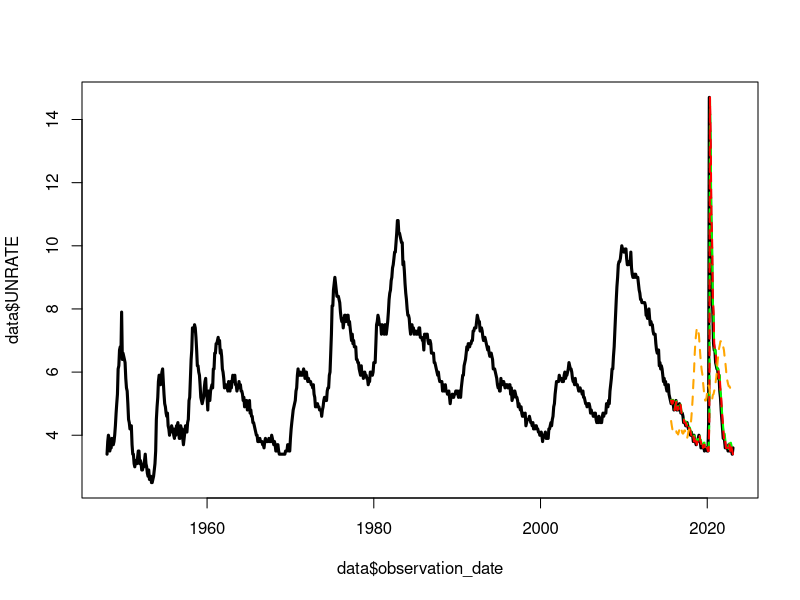
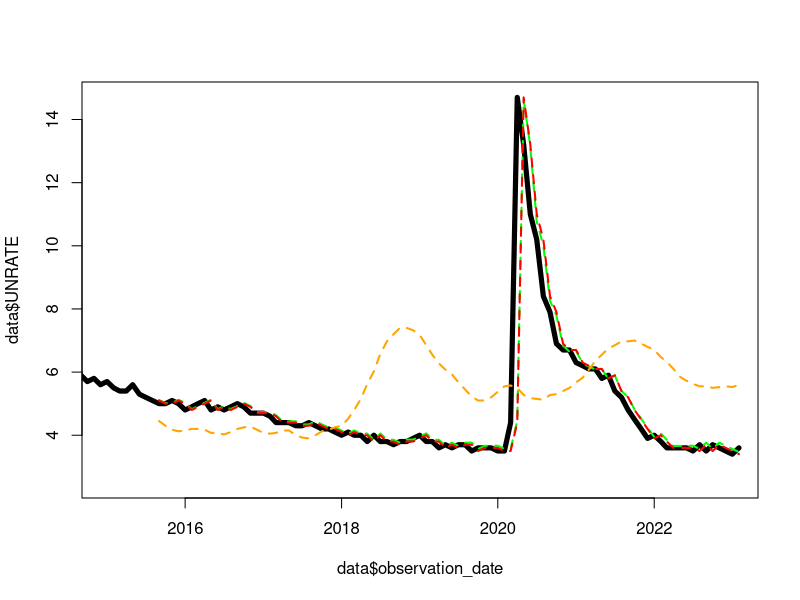
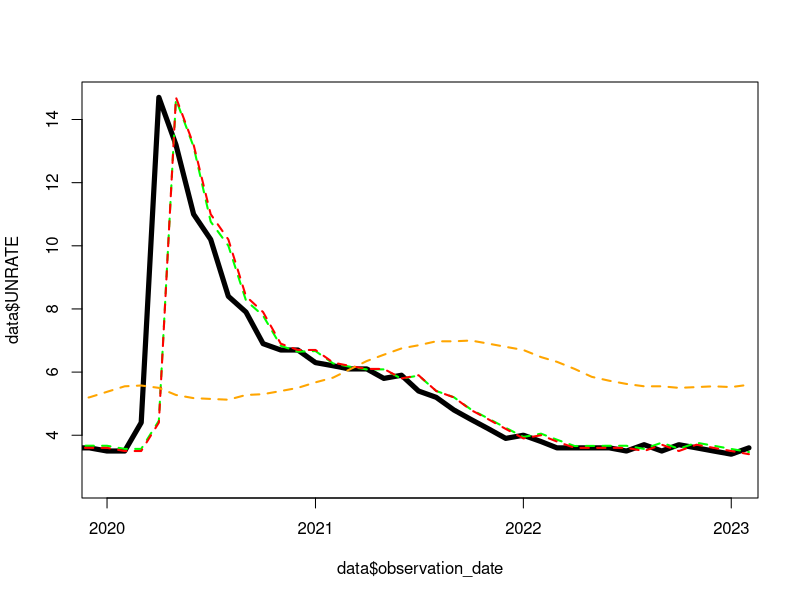
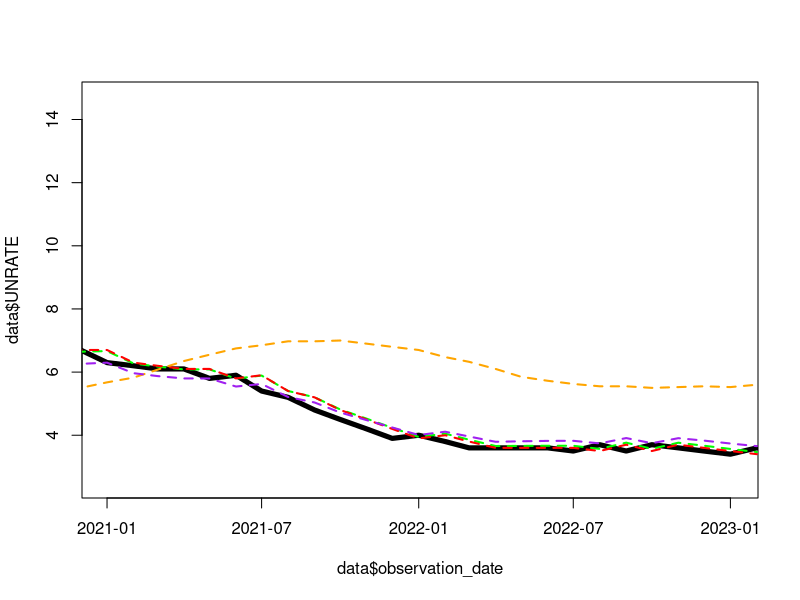

Generate these figures, in order, with R:
## ---- chunk 1
library(readxl)
library(dynlm) # use the dynlm package
library(ggplot2)
## ---- chunk 2
data<- read_excel("ch3_UnemploymentRate.xls")

# create train data, first 90%
data_row_ct <- nrow(data)
data_first_90pct <- data[1:ceiling(0.9*data_row_ct),]
data_first_90pct_row_ct <- nrow(data_first_90pct)

# set test data
data_estimation_sample <- tail(data, data_row_ct-ceiling(0.9*data_row_ct))
data_estimation_sample_row_ct <- data_row_ct-ceiling(0.9*data_row_ct)

#declare g as (monthly) time series
g <- ts(data$UNRATE, frequency = 12, start=c(1948,1), end = c(2023,2)) 

## ---- chunk 3
fcast1<-numeric(data_estimation_sample_row_ct) #generate a vector of zeros (length of estimation sample set)
ferror1<-numeric(data_estimation_sample_row_ct) #generate a vector of zeros (length of estimation sample set)
loss1<-numeric(data_estimation_sample_row_ct) #generate a vector of zeros (length of estimation sample set)

model<-dynlm(g ~ lag(g,-1) + lag(g,-3), start=c(1948,1), end=c(2023,2)) #fit AR(3)
summary(model)

for (i in 1:data_estimation_sample_row_ct){ #start a for loop
  fcast1[i]<-coef(model)[1]+ coef(model)[2]*g[data_first_90pct_row_ct-1+i] + coef(model)[3]*g[data_first_90pct_row_ct-3+i] #fill in forecasted values at the end of each iteration
  ferror1[i]<-g[data_first_90pct_row_ct+i]- fcast1[i] #fill in forecasted values at the end of each iteration
  loss1[i] <-ferror1[i]^2
} #end the loop

cbind(fcast1, ferror1, loss1)
MSE1 <- mean(loss1)

mpetest <- lm(ferror1 ~ 1)
summary(mpetest)


IETest <- lm(ferror1 ~ fcast1)
summary(IETest)
## ---- chunk 4
fcast2<-numeric(data_estimation_sample_row_ct) #generate a vector of zeros (length of estimation sample set)
ferror2<-numeric(data_estimation_sample_row_ct) #generate a vector of zeros (length of estimation sample set)
loss2<-numeric(data_estimation_sample_row_ct) #generate a vector of zeros (length of estimation sample set)

for (i in 1:data_estimation_sample_row_ct){ 
  fcast2[i]<-g[data_first_90pct_row_ct-1+i] #naive forecast
  ferror2[i]<-g[data_first_90pct_row_ct+i]- fcast2[i] #fill in forecasted values at the end of each iteration
  loss2[i] <-ferror2[i]^2
 } 
cbind(fcast2, ferror2, loss2)
MSE2 <- mean(loss2)

mpetest <- lm(ferror2 ~ 1)
summary(mpetest)


IETest <- lm(ferror2 ~ fcast2)
summary(IETest)

## ---- chunk 5
fcast3<-numeric(data_estimation_sample_row_ct) #generate a vector of zeros (length of estimation sample set)
ferror3<-numeric(data_estimation_sample_row_ct) #generate a vector of zeros (length of estimation sample set)
loss3<-numeric(data_estimation_sample_row_ct) #generate a vector of zeros (length of estimation sample set)


for (i in 1:data_estimation_sample_row_ct){ 
  fcast3[i]<-(g[data_estimation_sample_row_ct-1+i]+g[data_estimation_sample_row_ct-2+i]+g[data_estimation_sample_row_ct-3+i]+g[data_estimation_sample_row_ct-4+i])/4  #forecast is the average of the last 4 observations
  ferror3[i]<-g[data_first_90pct_row_ct+i] - fcast3[i] #fill in forecasted values at the end of each iteration
  loss3[i] <-ferror3[i]^2
}


cbind(fcast3, ferror3, loss3)
MSE3 <- mean(loss3)

mpetest <- lm(ferror3 ~ 1)
summary(mpetest)


IETest <- lm(ferror3 ~ fcast3)
summary(IETest)

## ---- chunk 6

g0<-window(g,start=c(2015,9)) ## estimation sample date
comb<-lm(g0~fcast1+fcast2+fcast3)
summary(comb)


fcast4<-numeric(data_estimation_sample_row_ct) #generate a vector of zeros (length of estimation sample set)
ferror4<-numeric(data_estimation_sample_row_ct) #generate a vector of zeros (length of estimation sample set)
loss4<-numeric(data_estimation_sample_row_ct) #generate a vector of zeros (length of estimation sample set)

fcast4 <- comb$fitted.values
ferror4 <- g0-fcast4
loss4 <-ferror4^2

MSE4 <- mean(loss4)
## ---- chunk 7
forec <- cbind(data_estimation_sample,fcast1, fcast2, fcast3, fcast4)
## Adjust date tye
forec$observation_date = as.Date(forec$observation_date)
data$observation_date = as.Date(data$observation_date)
## ---- chunk 8
plot(x = data$observation_date, y = data$UNRATE, type = "l", lwd=3.0)+
  lines(x = forec$observation_date, y= forec$fcast1,lty=2,lwd=2,col="green")+
  lines(x = forec$observation_date, y= forec$fcast2,lty=2,lwd=2,col="red")+
  lines(x = forec$observation_date, y= forec$fcast3,lty=2,lwd=2,col="orange")
# +
#   lines(x = forec$observation_date, y= forec$fcast4,lty=2,lwd=2,col="purple")

## ---- chunk 9

plot(x = data$observation_date, y = data$UNRATE, type = "l", lwd=5.0, xlim=c(as.Date("2015-01-01"), as.Date("2023-01-04")) )+
  lines(x = forec$observation_date, y= forec$fcast1,lty=2,lwd=2,col="green")+
  lines(x = forec$observation_date, y= forec$fcast2,lty=2,lwd=2,col="red")+
  lines(x = forec$observation_date, y= forec$fcast3,lty=2,lwd=2,col="orange")
# +
#   lines(x = forec$observation_date, y= forec$fcast4,lty=2,lwd=2,col="purple")

## ---- chunk 10
plot(x = data$observation_date, y = data$UNRATE, type = "l", lwd=5.0, xlim=c(as.Date("2020-01-01"), as.Date("2023-01-04")) )+
  lines(x = forec$observation_date, y= forec$fcast1,lty=2,lwd=2,col="green")+
  lines(x = forec$observation_date, y= forec$fcast2,lty=2,lwd=2,col="red")+
  lines(x = forec$observation_date, y= forec$fcast3,lty=2,lwd=2,col="orange")
# +
#   lines(x = forec$observation_date, y= forec$fcast4,lty=2,lwd=2,col="purple")

## ---- chunk 11
plot(x = data$observation_date, y = data$UNRATE, type = "l", lwd=5.0, xlim=c(as.Date("2021-01-01"), as.Date("2023-01-04")) )+
  lines(x = forec$observation_date, y= forec$fcast1,lty=2,lwd=2,col="green")+
  lines(x = forec$observation_date, y= forec$fcast2,lty=2,lwd=2,col="red")+
  lines(x = forec$observation_date, y= forec$fcast3,lty=2,lwd=2,col="orange")+
  lines(x = forec$observation_date, y= forec$fcast4,lty=2,lwd=2,col="purple")
